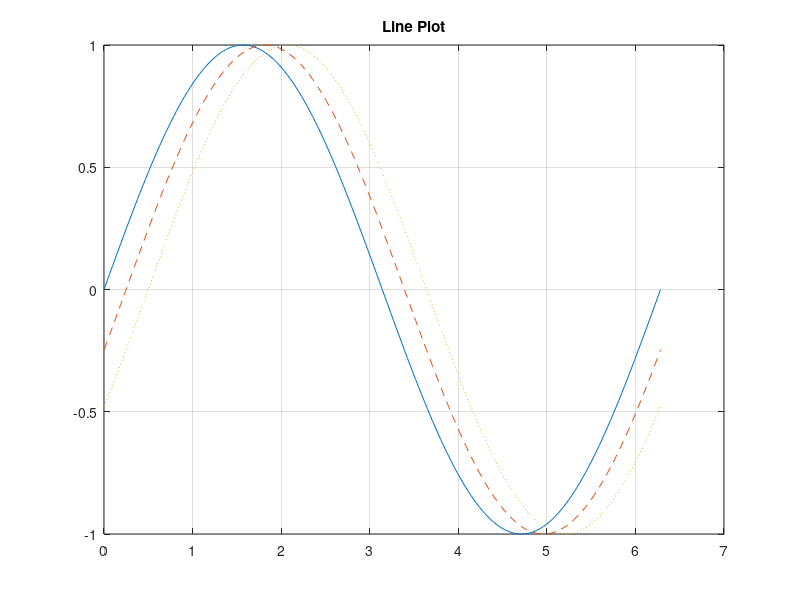
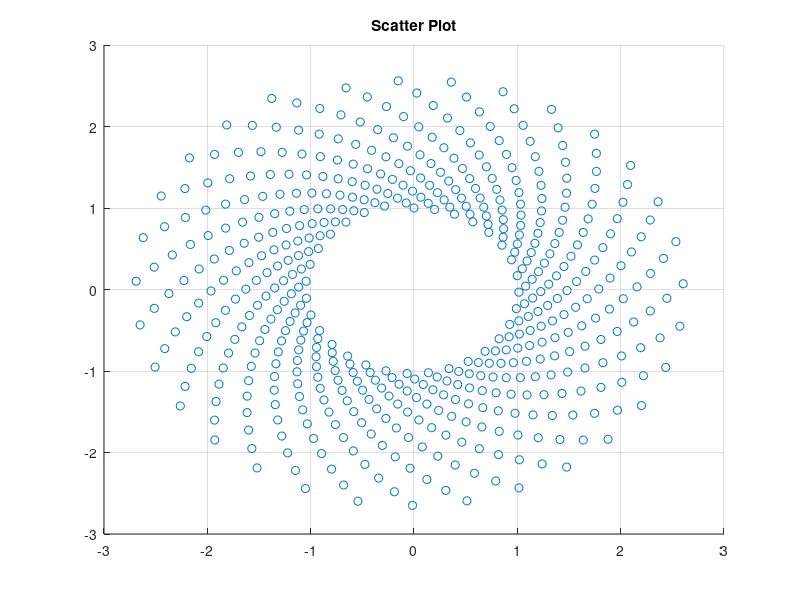

These charts were generated, in order, by the following MATLAB code: (Note: this script raises an error after producing the figures.)
%% 2D Line Plot
x = 0:pi/100:2*pi;
y1 = sin(x); y2 = sin(x-0.25); y3 = sin(x-0.5);
figure; plot(x,y1,x,y2,'--',x,y3,':'); title('Line Plot'); grid on;

%% Scatter Plot
theta = linspace(0,1,500);
x = exp(theta).*sin(100*theta);
y = exp(theta).*cos(100*theta);
figure; scatter(x,y); title('Scatter Plot'); grid on;

%% Bubble Chart using inbuilt 'patients' dataset
load patients; % built-in MATLAB dataset
tbl = table(Systolic,Diastolic,Age,Weight); % use existing columns
figure; bubblechart(tbl,'Systolic','Diastolic','Age','Weight');
title('Bubble Chart');

%% Histogram
X = randn(1000,1);
figure; histogram(X); title('Histogram'); grid on;

%% Box Chart
Y = magic(10);
figure; boxchart(Y); xlabel('Column'); ylabel('Value'); title('Box Chart');

%% Pie Chart
employees = [100 10 50 30 25 10 15];
departments = ["Engineering" "Sales" "User Experience" "Documentation" "IT" "HR" "Security"];
figure; piechart(employees,departments,LabelStyle="name"); title('Pie Chart');

%% Word Cloud using sample text
text_data = "MATLAB is a high-level language and interactive environment for numerical computation, visualization, and programming. MATLAB enables you to analyze data, develop algorithms, and create models and applications.";
words = split(text_data);
C = categorical(words);
figure; wordcloud(C); title('Word Cloud');

%% Bar Chart
x = 1900:10:2000;
y = [75 91 105 123.5 131 150 179 203 226 249 281.5];
figure; bar(x,y); title('Bar Chart'); grid on;

%% Horizontal Bar Chart
x = [1980 1990 2000];
y = [40 50 63 52; 42 55 50 48; 30 20 44 40];
figure; barh(x,y); title('BarH Chart'); xlabel('Snowfall'); ylabel('Year');
legend({'Springfield','Fairview','Bristol','Jamesville'});

%% Geo Plot
load usapolygon.mat
figure; geoplot(uslat,uslon); title('GeoPlot'); geobasemap topographic;
